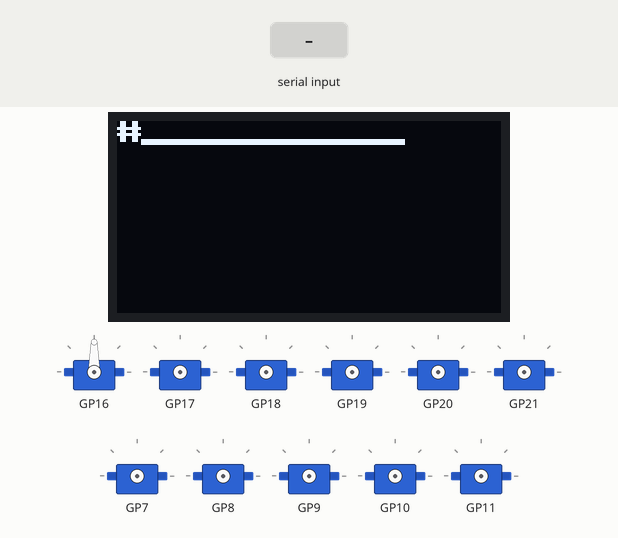
Recording of a program running on a simulated Raspberry Pi Pico running MicroPython. On the bench: 128×64 one-colour display, 11 × servo. The test bench sets the inputs (shaded band). Servo angles are drawn from the pulse width (0.5 ms = 0°, 2.5 ms = 180°); threads take turns every 2 ms; library files of the repository ran but are not shown: ssd1306.py; what the program prints to the serial console is not drawn.

Above: at 0.59 s.
At 1.57 s:
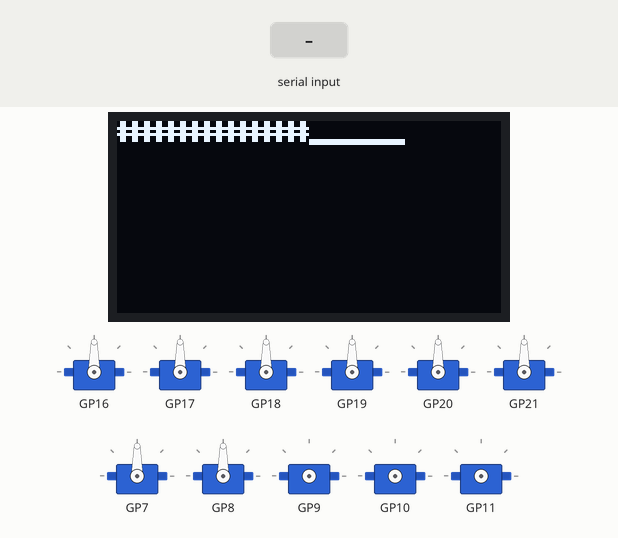
1.6 s: "," typed at the serial console, then Enter
At 2.6 s:
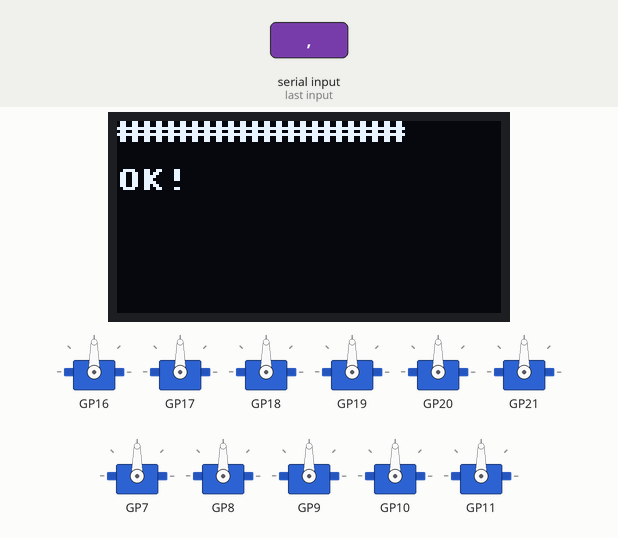
3.7 s: "FACE" typed at the serial console, then Enter
5.2 s: "2" typed at the serial console, then Enter
Timing chart, 0 to 8.2 s (numbered marks = the images above; inputs shaded):
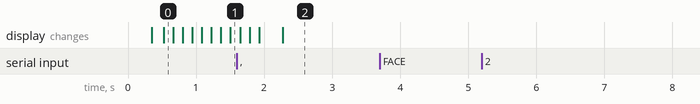

The program:

main.py
```python
from machine import Pin, PWM, I2C
import sys
import select
import ssd1306
import time
import _thread
from servo import Servo, servo_loop


# OLEDディスプレイの初期化
i2c = I2C(1, sda=Pin(14), scl=Pin(15))
display = ssd1306.SSD1306_I2C(128, 64, i2c, addr=0x3C)


# サーボの初期化 (16〜21番)
servos = [Servo(p) for p in list(range(16, 22)) + list(range(7, 13))]


# シリアル入力の監視準備
poll = select.poll()
poll.register(sys.stdin, select.POLLIN)


display.fill(0)
display.rotate(False)
# for i ,m in enumerate(["20261018"]):
#     display.text(m, 0, i*16, 1)

display.show()


_thread.start_new_thread(servo_loop, (servos,))

for i,servo in enumerate(servos):
    time.sleep(0.1)
    servo.set_servo_angle(90)
    display.fill(0)
    display.text(f"{'#'*(i+1)}{'_'*(len(servos)-1-i)}", 0, 0, 1)
    display.show()
display.text(f"OK!", 0, 16, 1)

display.show()


# サーボスレッド起動（以後 update() はメインループで呼ばない）
# for j in range(45):
#         time.sleep(0.1)

last_disp = time.ticks_ms()

while True:
    # display.fill(0)
    # display.text(f"{time.ticks_ms()}", 0, 0, 1)
    # シリアルからデータが来ていれば非ブロッキングで読み取る
    # （溜まった分はまとめて捌いて古い指令の遅延を防ぐ）
    while poll.poll(0):
        line = sys.stdin.readline()
        if not line:
            break
        current_msg = line.strip()
        # display.text(f"{current_msg}", 0, 16, 1)
        # display.show()

        # 「0,90」のような形式であればサーボを動かす
        try:
            if ',' in current_msg:
                parts = current_msg.split(',')
                if len(parts) == 2:
                    if parts[0] == "FACE":
                        image_data = bytes.fromhex(parts[1])
                        display.buffer[:] = image_data
                        display.show()
                    else:
                        ch = int(parts[0])
                        angle = float(parts[1])
                        if 0 <= ch < len(servos):
                            servos[ch].set_servo_angle(angle)
        except:
            pass
    # display.show()


    # GILを譲ってサーボスレッドを回す
    time.sleep_ms(1)
```

servo.py
```python
from machine import Pin, PWM, I2C
import _thread
import time


# サーボ目標値の共有用ロック（メインスレッド⇔サーボスレッド間）
servo_lock = _thread.allocate_lock()

class Servo:
    def __init__(self, pin_number):
        self.pwm = PWM(Pin(pin_number))
        self.pwm.freq(50)  # 50Hz for standard servos
        self.now_angle = 90.0
        self.target_angle = 90.0
        self.enable = False
        self.update()
        self.last_update_time = time.ticks_ms()

    def set_servo_angle(self, target_angle):
        servo_lock.acquire()
        try:
            self.target_angle = float(target_angle)
            if not self.enable:
                self.pwm.init()
                self.pwm.freq(50)
                self.last_update_time = time.ticks_ms()
            self.enable = True
        finally:
            servo_lock.release()

    def get_angle(self):
        servo_lock.acquire()
        try:
            return self.now_angle
        finally:
            servo_lock.release()

    def update(self):
        if not self.enable:
            return
        # サーボスレッドからのみ呼ぶ。ロックは短時間だけ掴む。
        servo_lock.acquire()
        try:
            target = self.target_angle
            now = self.now_angle
        finally:
            servo_lock.release()

        delta = (target - now) * 0.02
        delta = max(-0.5, min(0.5, delta))
        now += delta

        # 残差が微小なら吸着させて int 切り捨て停滞を防ぐ
        if abs(target - now) < 0.05:
            now = target
        else:
            self.last_update_time = time.ticks_ms()


            # self.pwm.duty_u16(0)
            # self.pwm.deinit()
            # print("Servo reached target angle:", now)

        servo_lock.acquire()
        try:
            self.now_angle = now
        finally:
            servo_lock.release()

        duty_min=1638
        duty_max=8192
        mapped_margin=0

        # #ASV-15-Aの場合
        # duty_max=7864
        # mapped_margin=10

        # マッピングしてduty_u16に変換
        mapped = int(now * (180 - mapped_margin) / 180 + mapped_margin)
        duty = int(duty_min + (mapped / 180) * (duty_max - duty_min))

        if( time.ticks_ms() < self.last_update_time + 1000 ):
            self.pwm.duty_u16(duty)
        else:
            self.pwm.duty_u16(0)
            self.pwm.deinit()
            servo_lock.acquire()
            try:
                self.enable = False
            finally:
                servo_lock.release()
            print("サーボ無効化")


def servo_loop(servos):

    while True:
        for servo in servos:
            servo.update()
        time.sleep(0.0001)
```

Measured:
- after the input at 3.7 s, every drawn part: stays the same
- after the input at 5.2 s, every drawn part: stays the same
